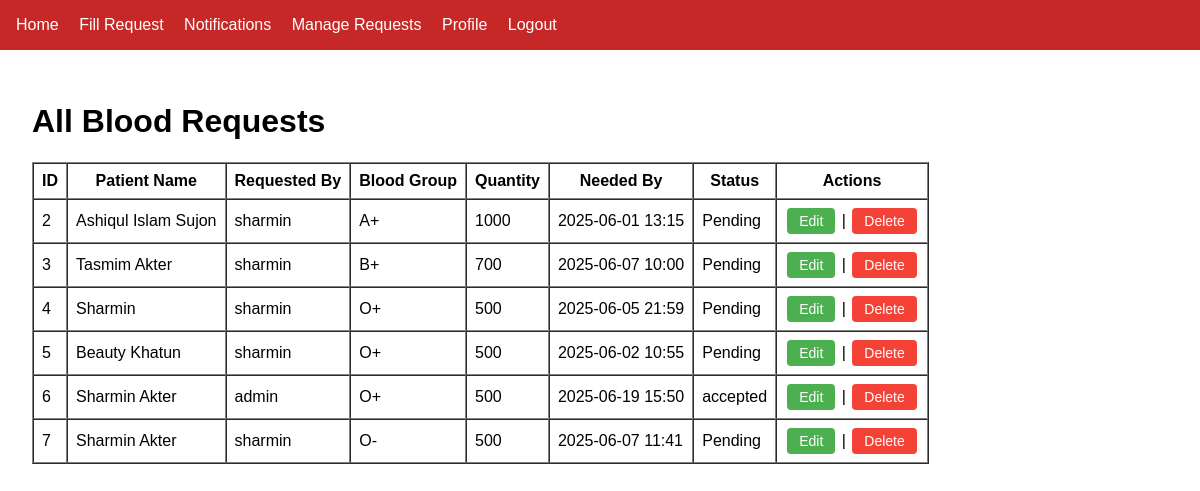
Screenshot of /requests/ (signed in) with the database file from the repository.
### myapp/models.py (models this page shows, shortened)
class BloodRequest(models.Model):
    requester = models.ForeignKey(
        User,
        on_delete=models.SET_NULL,
        null=True,
        blank=True,
        related_name='blood_requests'
    )
    r_email = models.EmailField()
    r_phone = models.CharField(max_length=15)
    r_address = models.TextField()
    r_gender = models.CharField(max_length=10)
    r_age = models.IntegerField()
    r_qty = models.PositiveIntegerField()
    r_sickness = models.TextField()
    patient_name = models.CharField(max_length=100)
    blood_need_when = models.DateTimeField()
    blood = models.ForeignKey('Blood', on_delete=models.CASCADE)
    donor = models.ForeignKey(
        User,
        on_delete=models.SET_NULL,
        null=True,
        blank=True,
        related_name='donated_requests'
    )
    donated_by = models.ForeignKey(
        User,
        on_delete=models.SET_NULL,
        null=True,
        blank=True,
        related_name='fulfilled_requests'
    )
    created_by = models.ForeignKey(
        User,
        on_delete=models.SET_NULL,
        null=True,
        blank=True,
        related_name='created_blood_requests'
    )
    created_at = models.DateTimeField(auto_now_add=True)
    status = models.CharField(
        max_length=10,
        choices=STATUS_CHOICES,
        default='pending'
    )

class User(AbstractUser):
    ROLE_CHOICES = (
        ('recipient', 'Donation Recipient'),
        ('donor', 'Donor'),
        ('admin', 'Admin'),
    )
    role = models.CharField(max_length=10, choices=ROLE_CHOICES)
    email = models.EmailField(unique=True)
    is_approved = models.BooleanField(default=False)   # Admin Status
    is_banned = models.BooleanField(default=False)     # Ban Status
    priority = models.PositiveIntegerField(default=0)  # Higher number = higher priority (only relevant for admins)
    @property
    def is_qualified_admin(self):
        return self.role == 'admin' and self.is_approved and not self.is_banned

class Blood(models.Model):
    blood_group = models.CharField(max_length=10)

### myapp/views.py (the view)
# urls.py: path('requests/', views.admin_blood_request_list, name='admin-request-list'),
@user_passes_test(is_approved_admin)
def admin_blood_request_list(request):
    requests = BloodRequest.objects.all()
    return render(request, 'admin/blood_request_list.html', {'requests': requests})

### myapp/context_processors.py (called while the page is built)
def notifications_processor(request):
    if request.user.is_authenticated:
        unread_notifications = request.user.recipient_notifications.filter(is_read=False)
        return {
            'notifications': request.user.recipient_notifications.order_by('-created_at')[:5],
            'unread_count': unread_notifications.count(),
        }
    return {}

### myapp/views.py (called while the page is built)
def is_approved_admin(user):
    return user.is_authenticated and user.is_qualified_admin

### myapp/templates/admin/blood_request_list.html (shortened to what this page needs)
{% extends "base.html" %}
{% block content %}
  <h1>All Blood Requests</h1>
  {% if requests %}
    <table border="1" cellpadding="8" cellspacing="0">
      <thead>
        <tr>
          <th>ID</th>
          <th>Patient Name</th>
          <th>Requested By</th>
          <th>Blood Group</th>
          <th>Quantity</th>
          <th>Needed By</th>
          <th>Status</th>
          <th>Actions</th>
        </tr>
      </thead>
      <tbody>
        {% for req in requests %}
          <tr>
            <td>{{ req.pk }}</td>
            <td>{{ req.patient_name }}</td>
            <td>{{ req.requester.username }}</td>
            <td>{{ req.blood.blood_group }}</td>
            <td>{{ req.r_qty }}</td>
            <td>{{ req.blood_need_when|date:"Y-m-d H:i" }}</td>
            <td>{{ req.get_status_display }}</td>
            <td>
            <a href="{% url 'admin-request-edit' pk=req.pk %}" class="btn-edit">Edit</a> |
            <form action="{% url 'admin-request-delete' pk=req.pk %}" method="post" style="display:inline;">
                <button type="submit" onclick="return confirm('Are you sure you want to delete this request?');" class="btn-delete">Delete</button>
            </form>
            </td>
          </tr>
        {% endfor %}
      </tbody>
    </table>
  {% else %}
    <p>No blood requests found.</p>
  {% endif %}
{% endblock %}

### myapp/templates/base.html (style rules this page uses)
body { font-family: Arial, sans-serif; margin: 0; padding: 0; }

### myapp/templates/admin/blood_request_list.html (style rules this page uses)
.btn-edit, .btn-delete { background-color: #4CAF50; border: none; color: white; padding: 5px 12px; text-align: center; text-decoration: none; display: inline-block; font-size: 14px; margin: 0 2px; cursor: pointer; border-radius: 4px; }
.btn-delete { background-color: #f44336; }

### rows the page displays
BloodRequest: pk "2", patient_name "Ashiqul Islam Sujon", requester.username "sharmin", blood.blood_group "A+", r_qty "1000", blood_need_when "2025-06-01 13:15", status "Pending"
BloodRequest: pk "3", patient_name "Tasmim Akter", requester.username "sharmin", blood.blood_group "B+", r_qty "700", blood_need_when "2025-06-07 10:00", status "Pending"
BloodRequest: pk "4", patient_name "Sharmin", requester.username "sharmin", blood.blood_group "O+", r_qty "500", blood_need_when "2025-06-05 21:59", status "Pending"
BloodRequest: pk "5", patient_name "Beauty Khatun", requester.username "sharmin", blood.blood_group "O+", r_qty "500", blood_need_when "2025-06-02 10:55", status "Pending"
BloodRequest: pk "6", patient_name "Sharmin Akter", requester.username "admin", blood.blood_group "O+", r_qty "500", blood_need_when "2025-06-19 15:50", status "accepted"
BloodRequest: pk "7", patient_name "Sharmin Akter", requester.username "sharmin", blood.blood_group "O-", r_qty "500", blood_need_when "2025-06-07 11:41", status "Pending"
